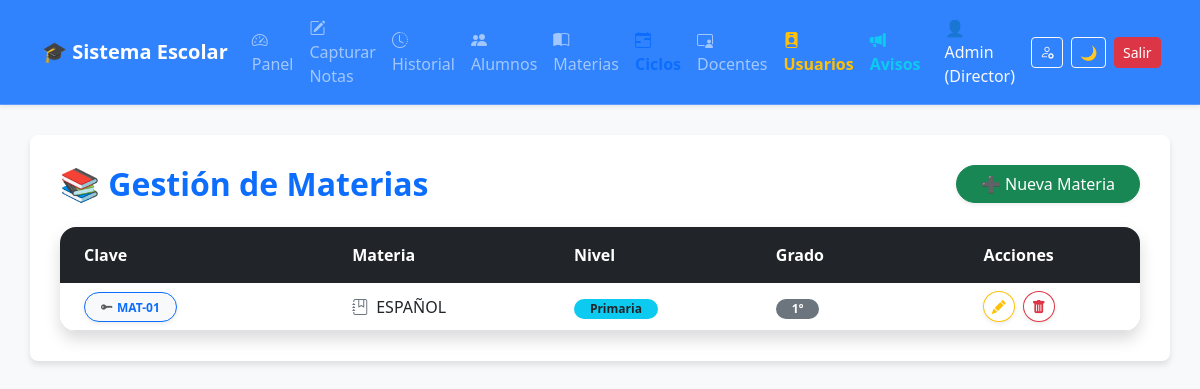
/materias/materias.php (signed in), run on the app's committed database.
### tables this page shows
CREATE TABLE IF NOT EXISTS `materias` (
    `id_materia` int NOT NULL AUTO_INCREMENT,
    `clave_materia` varchar(20) NOT NULL,
    `nombre_materia` varchar(100) NOT NULL,
    `nivel` enum(
        'Primaria',
        'Secundaria',
        'Preparatoria'
    ) NOT NULL,
    `grado` int NOT NULL,
    PRIMARY KEY (`id_materia`),
    UNIQUE KEY `clave_materia` (`clave_materia`)
);

### materias/materias.php (the view, shortened to what this page needs)
<?php
include '../includes/conexion.php';
$sql = "SELECT id_materia, clave_materia, nombre_materia, nivel, grado FROM materias ORDER BY nivel, grado ASC";
$resultado = $conexion->query($sql);
include '../includes/header.php';
?>
<link rel="stylesheet" href="../assets/css/components.css">
<div class="d-flex justify-content-between align-items-center mb-4 animate-fade-in" style="animation-delay: 0.1s;">
    <h2 class="text-primary m-0 fw-bold">📚 Gestión de Materias</h2>
    <a href="crear_materia.php" class="btn btn-success shadow-sm px-4 rounded-pill">➕ Nueva Materia</a>
</div>
<div class="card shadow border-0 rounded-4 overflow-hidden animate-fade-in" style="animation-delay: 0.2s;">
    <div class="card-body p-0">
        <div class="table-responsive">
            <table class="table table-hover align-middle mb-0">
                <thead class="table-dark">
                    <tr>
                        <th class="py-3 px-4 border-0">Clave</th>
                        <th class="py-3 border-0">Materia</th>
                        <th class="py-3 border-0">Nivel</th>
                        <th class="py-3 border-0">Grado</th>
                        <th class="py-3 px-4 border-0 text-center">Acciones</th>
                    </tr>
                </thead>
                <tbody>
                    <?php
if ($resultado->num_rows > 0) {
    $delay = 0.3;
    while ($fila = $resultado->fetch_assoc()) {
        echo "<tr class='animate-fade-in table-row' style='animation-delay: {$delay}s;'>";
        echo "<td class='px-4'><span class='badge bg-light text-primary border border-primary px-3 py-2 rounded-pill shadow-sm'><i class='bi bi-key-fill text-muted me-1'></i>" . $fila['clave_materia'] . "</span></td>";
        echo "<td class='fw-medium text-dark'><i class='bi bi-journal-bookmark me-2 text-secondary'></i>" . $fila['nombre_materia'] . "</td>";
        echo "<td><span class='badge bg-info text-dark rounded-pill px-3'>" . $fila['nivel'] . "</span></td>";
        echo "<td><span class='badge bg-secondary rounded-pill px-3'>" . $fila['grado'] . "º</span></td>";
        echo "<td class='px-4 text-center'>
            <a href='editar_materia.php?id=" . $fila['id_materia'] . "' class='btn btn-outline-warning btn-sm rounded-circle me-1 shadow-sm' title='Editar'><i class='bi bi-pencil-fill'></i></a>
            <a href='eliminar_materia.php?id=" . $fila['id_materia'] . "' class='btn btn-outline-danger btn-sm rounded-circle shadow-sm' title='Eliminar' onclick='return confirm(\"¿Seguro que deseas eliminar esta materia? Se borrarán también las calificaciones asociadas.\");'><i class='bi bi-trash-fill'></i></a>
        </td>";
        echo "</tr>";
        $delay += 0.05;
    }
}
else {
    echo "<tr><td colspan='5' class='text-center py-5 text-muted'>
        <div class='fs-1 mb-2'>📚</div>
        <p class='mb-0 fw-bold'>No hay materias registradas aún.</p>
    </td></tr>";
}
?>
                </tbody>
            </table>
        </div>
    </div>
</div>
</div> <script src="https://cdn.jsdelivr.net/npm/bootstrap@5.3.2/dist/js/bootstrap.bundle.min.js"></script>
</body>
</html>

### assets/css/main.css (style rules this page uses)
body { animation: fadeInPage 0.4s cubic-bezier(0.16, 1, 0.3, 1) forwards; opacity: 0; }
.card, .btn { transition: transform 0.25s cubic-bezier(0.16, 1, 0.3, 1), box-shadow 0.25s cubic-bezier(0.16, 1, 0.3, 1) !important; }
[data-bs-theme="light"] body { background-color: #f8f9fa; }

### assets/css/components.css (style rules this page uses)
.animate-fade-in { opacity: 0; animation: fadeInUp 0.6s cubic-bezier(0.16, 1, 0.3, 1) forwards; }

### data on the page
materias: clave_materia "MAT-01", nombre_materia "ESPAÑOL", nivel "Primaria", grado "1"

### other printed values
$_SESSION['nombre'] "Admin"
$_SESSION['rol'] "Director"
